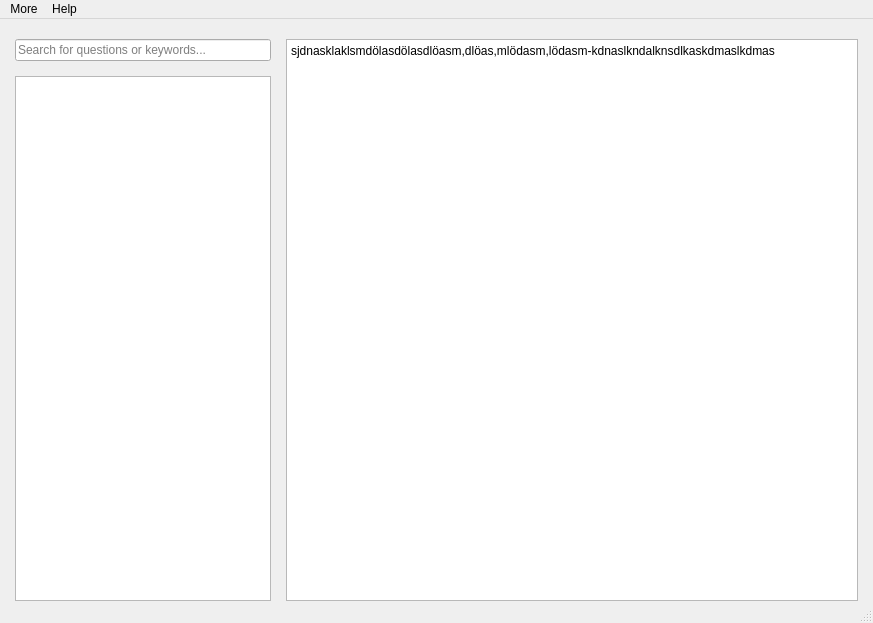
<?xml version="1.0" encoding="UTF-8"?>
<ui version="4.0">
 <class>DashboardWindow</class>
 <widget class="QMainWindow" name="DashboardWindow">
  <property name="geometry">
   <rect>
    <x>0</x>
    <y>0</y>
    <width>873</width>
    <height>623</height>
   </rect>
  </property>
  <property name="sizePolicy">
   <sizepolicy hsizetype="Expanding" vsizetype="Expanding">
    <horstretch>0</horstretch>
    <verstretch>0</verstretch>
   </sizepolicy>
  </property>
  <property name="maximumSize">
   <size>
    <width>1920</width>
    <height>1080</height>
   </size>
  </property>
  <property name="windowTitle">
   <string>Dashboard</string>
  </property>
  <property name="dockOptions">
   <set>QMainWindow::AllowNestedDocks|QMainWindow::AllowTabbedDocks|QMainWindow::AnimatedDocks</set>
  </property>
  <widget class="QWidget" name="centralwidget">
   <property name="sizePolicy">
    <sizepolicy hsizetype="Expanding" vsizetype="Expanding">
     <horstretch>0</horstretch>
     <verstretch>0</verstretch>
    </sizepolicy>
   </property>
   <layout class="QGridLayout" name="gridLayout">
    <property name="leftMargin">
     <number>15</number>
    </property>
    <property name="topMargin">
     <number>20</number>
    </property>
    <property name="rightMargin">
     <number>15</number>
    </property>
    <property name="bottomMargin">
     <number>0</number>
    </property>
    <property name="spacing">
     <number>15</number>
    </property>
    <item row="0" column="0">
     <widget class="QLineEdit" name="lineSearchInQuestions">
      <property name="inputMethodHints">
       <set>Qt::ImhPreferLowercase</set>
      </property>
      <property name="placeholderText">
       <string>Search for questions or keywords...</string>
      </property>
     </widget>
    </item>
    <item row="0" column="1" rowspan="2">
     <widget class="QPlainTextEdit" name="plainTextEditContent">
      <property name="sizePolicy">
       <sizepolicy hsizetype="Expanding" vsizetype="Expanding">
        <horstretch>100</horstretch>
        <verstretch>100</verstretch>
       </sizepolicy>
      </property>
      <property name="plainText">
       <string>sjdnasklaklsmdölasdölasdlöasm,dlöas,mlödasm,lödasm-kdnaslkndalknsdlkaskdmaslkdmas</string>
      </property>
     </widget>
    </item>
    <item row="1" column="0">
     <widget class="QListView" name="listQuestions">
      <property name="sizePolicy">
       <sizepolicy hsizetype="MinimumExpanding" vsizetype="MinimumExpanding">
        <horstretch>0</horstretch>
        <verstretch>0</verstretch>
       </sizepolicy>
      </property>
      <property name="frameShape">
       <enum>QFrame::StyledPanel</enum>
      </property>
      <property name="frameShadow">
       <enum>QFrame::Sunken</enum>
      </property>
     </widget>
    </item>
   </layout>
  </widget>
  <widget class="QMenuBar" name="menubar">
   <property name="geometry">
    <rect>
     <x>0</x>
     <y>0</y>
     <width>873</width>
     <height>28</height>
    </rect>
   </property>
   <widget class="QMenu" name="menuMore">
    <property name="title">
     <string>More</string>
    </property>
    <addaction name="actionCacheFavorites"/>
    <addaction name="separator"/>
    <addaction name="actionConfigurations"/>
    <addaction name="actionQuit"/>
   </widget>
   <widget class="QMenu" name="menuHelp">
    <property name="title">
     <string>Help</string>
    </property>
    <addaction name="actionAbout"/>
   </widget>
   <addaction name="menuMore"/>
   <addaction name="menuHelp"/>
  </widget>
  <widget class="QStatusBar" name="statusbar"/>
  <action name="actionConfigurations">
   <property name="text">
    <string>Configurations</string>
   </property>
   <property name="menuRole">
    <enum>QAction::PreferencesRole</enum>
   </property>
  </action>
  <action name="actionQuit">
   <property name="text">
    <string>Quit</string>
   </property>
   <property name="menuRole">
    <enum>QAction::QuitRole</enum>
   </property>
  </action>
  <action name="actionAbout">
   <property name="text">
    <string>About</string>
   </property>
   <property name="menuRole">
    <enum>QAction::AboutRole</enum>
   </property>
  </action>
  <action name="actionCacheFavorites">
   <property name="text">
    <string>Cache Favorites</string>
   </property>
  </action>
 </widget>
 <resources/>
 <connections/>
</ui>
